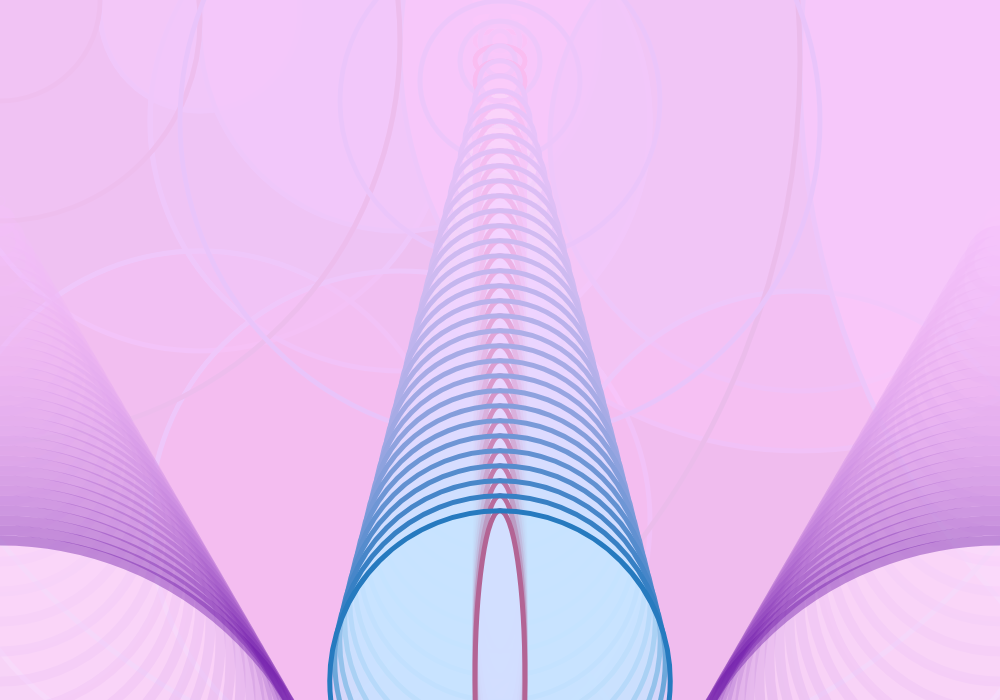
Frame 1 (no input)
Frame 60 (no input): identical to frame 1, image omitted
Frame 120 (the mouse pressed at the canvas centre since frame 60): identical to frame 1, image omitted

The p5.js sketch that drew this single still picture (run headless with seeded random() and noise() and a simulated clock; from frame 60 on, the mouse is pressed at the canvas centre):

// p5.js sketch
// ── sketch.js
//Alissa Diaz h3 ©2016


function setup() {
  createCanvas(1000,700);
  background(0);
var j = 100;
var x = 500;

  for(var y=1; y<700; y=y+20) {
    fill(244, 202, 255, y*.1);
    strokeWeight(5)
    stroke(162, 0, 64)
    ellipse(x, y, x-450, y*0.5)

    fill(250, 0.1);
    stroke(20, 115, 186)
    strokeWeight(5)
    j=j*2;
    ellipse(x, y, j*.05);

    fill(187, 232, 255, 100);
    ellipse(x, y, y*0.5)

    fill(244, 202, 255, 100)
    ellipse(j, y+10, j)
    fill(24, 124, 177, 100)
    ellipse(j, y+100, x)
    fill(171, 0, 81, 100)
    ellipse(j, y+500, x)

    push();
    fill(255, 255, 255, 10)
    stroke(90, 0, 156, 100)
    strokeWeight(10)
    ellipse(1000, y+200, y)
    ellipse(0, y+200, y)
    pop();

    fill(244, 202, 255, 20)
    stroke(0)
    ellipse(0, y, j)





    }
  }

function draw(){




}
